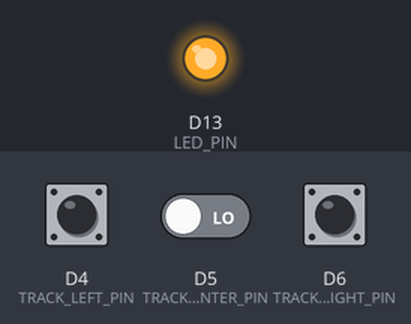
Recording of a sketch running on a simulated STM32 Nucleo. Parts: output pins drawn as LEDs (lit = HIGH). The test bench sets the inputs (shaded band); at power-on: D4 (TRACK_LEFT_PIN) LOW, D5 (TRACK_CENTER_PIN) LOW, D6 (TRACK_RIGHT_PIN) LOW. What the sketch prints to the serial monitor is not drawn.

Above: at 2.2 s.
2.3 s: D4 (TRACK_LEFT_PIN) pulled HIGH for 0.15 s
3.9 s: D5 (TRACK_CENTER_PIN) driven HIGH
5.9 s: D6 (TRACK_RIGHT_PIN) pulled HIGH for 0.15 s
7.5 s: D4 (TRACK_LEFT_PIN) pulled HIGH for 1 s
10.0 s: D4 (TRACK_LEFT_PIN) driven HIGH and D6 (TRACK_RIGHT_PIN) driven HIGH
At 11.2 s:
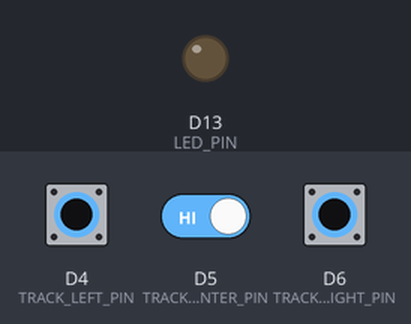
12.0 s: D4 (TRACK_LEFT_PIN) driven LOW
At 12.7 s:
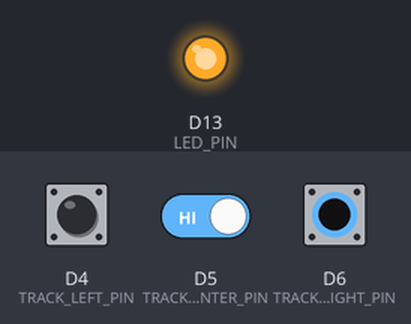
Timing chart, 0 to 14.5 s (numbered marks = the images above; inputs shaded):
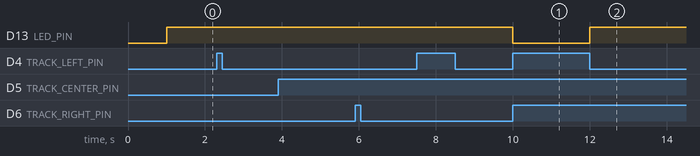

The sketch:

tracking_module.ino
```cpp
/*
 * ============================================================================
 * 트래킹 모듈 테스트 코드 (Line Tracking Sensor Module Test)
 * ============================================================================
 * 보드: NUCLEO-F103RB (STM32F103RBT6)
 * 환경: Arduino IDE with STM32duino
 *
 * 핀 연결 (3채널 트래킹 센서 기준):
 *   트래킹 모듈      NUCLEO-F103RB
 *   ------------    -------------
 *   VCC         ->  5V
 *   GND         ->  GND
 *   L (왼쪽)    ->  D4 (PB5)
 *   C (중앙)    ->  D5 (PB4)
 *   R (오른쪽)  ->  D6 (PB10)
 *
 * 동작 설명:
 *   - 적외선 반사를 이용한 라인 감지
 *   - 검은색 라인: LOW 출력 (적외선 흡수)
 *   - 흰색 바닥: HIGH 출력 (적외선 반사)
 *   - 라인 트레이서 로봇에 활용
 *
 * 센서 특징:
 *   - TCRT5000 적외선 센서 기반
 *   - 감지 거리: 1~25mm
 *   - 가변저항으로 감도 조절 가능
 * ============================================================================
 */

// 핀 정의 (3채널 트래킹 센서)
#define TRACK_LEFT_PIN    PB5    // D4 - 왼쪽 센서
#define TRACK_CENTER_PIN  PB4    // D5 - 중앙 센서
#define TRACK_RIGHT_PIN   PB10   // D6 - 오른쪽 센서
#define LED_PIN           LED_BUILTIN  // 내장 LED

// 라인 감지 상태 정의
#define LINE_DETECTED     0      // 검은색 라인 감지 (LOW)
#define NO_LINE           1      // 흰색 바닥 (HIGH)

// 이동 방향 열거형
enum Direction {
    STOP,
    FORWARD,
    TURN_LEFT,
    TURN_RIGHT,
    SHARP_LEFT,
    SHARP_RIGHT,
    LINE_LOST
};

// 센서 상태 구조체
struct TrackingSensorState {
    bool left;
    bool center;
    bool right;
};

// 변수
TrackingSensorState sensorState;
Direction currentDirection = STOP;
unsigned long lastPrintTime = 0;

void setup() {
    // 시리얼 통신 초기화
    Serial.begin(115200);
    while (!Serial) {
        ; // 시리얼 포트 연결 대기
    }

    // 핀 설정
    pinMode(TRACK_LEFT_PIN, INPUT);
    pinMode(TRACK_CENTER_PIN, INPUT);
    pinMode(TRACK_RIGHT_PIN, INPUT);
    pinMode(LED_PIN, OUTPUT);

    Serial.println("================================================");
    Serial.println("  트래킹 모듈 테스트 (Line Tracking Sensor)");
    Serial.println("================================================");
    Serial.println("보드: NUCLEO-F103RB");
    Serial.println("왼쪽 센서: PB5 (D4)");
    Serial.println("중앙 센서: PB4 (D5)");
    Serial.println("오른쪽 센서: PB10 (D6)");
    Serial.println("------------------------------------------------");
    Serial.println("검은색 라인 = 감지 (LOW)");
    Serial.println("흰색 바닥   = 미감지 (HIGH)");
    Serial.println("================================================");
    Serial.println();

    delay(1000);
}

void loop() {
    // 센서 값 읽기
    readSensors();

    // 방향 결정
    currentDirection = determineDirection();

    // LED 표시 (라인 감지 시 점등)
    if (sensorState.left || sensorState.center || sensorState.right) {
        digitalWrite(LED_PIN, HIGH);
    } else {
        digitalWrite(LED_PIN, LOW);
    }

    // 시리얼 출력 (100ms 간격)
    if (millis() - lastPrintTime >= 100) {
        lastPrintTime = millis();
        printStatus();
    }
}

// 센서 값 읽기
void readSensors() {
    // LOW = 라인 감지, HIGH = 라인 없음
    sensorState.left = (digitalRead(TRACK_LEFT_PIN) == LINE_DETECTED);
    sensorState.center = (digitalRead(TRACK_CENTER_PIN) == LINE_DETECTED);
    sensorState.right = (digitalRead(TRACK_RIGHT_PIN) == LINE_DETECTED);
}

// 방향 결정 (라인 트레이서 로직)
Direction determineDirection() {
    // 센서 상태에 따른 방향 결정
    // L C R -> 동작
    // 0 0 0 -> LINE_LOST (라인 이탈)
    // 0 0 1 -> SHARP_RIGHT (급우회전)
    // 0 1 0 -> FORWARD (직진)
    // 0 1 1 -> TURN_RIGHT (우회전)
    // 1 0 0 -> SHARP_LEFT (급좌회전)
    // 1 0 1 -> FORWARD (직진 - 교차로)
    // 1 1 0 -> TURN_LEFT (좌회전)
    // 1 1 1 -> FORWARD (직진 - 넓은 라인 또는 교차로)

    int sensorValue = (sensorState.left << 2) | (sensorState.center << 1) | sensorState.right;

    switch (sensorValue) {
        case 0b000: return LINE_LOST;     // 0 0 0
        case 0b001: return SHARP_RIGHT;   // 0 0 1
        case 0b010: return FORWARD;       // 0 1 0
        case 0b011: return TURN_RIGHT;    // 0 1 1
        case 0b100: return SHARP_LEFT;    // 1 0 0
        case 0b101: return FORWARD;       // 1 0 1 (교차로)
        case 0b110: return TURN_LEFT;     // 1 1 0
        case 0b111: return FORWARD;       // 1 1 1 (넓은 라인)
        default:    return STOP;
    }
}

// 상태 출력
void printStatus() {
    // 센서 상태 시각화
    Serial.print("센서: [");
    Serial.print(sensorState.left ? "■" : "□");
    Serial.print("|");
    Serial.print(sensorState.center ? "■" : "□");
    Serial.print("|");
    Serial.print(sensorState.right ? "■" : "□");
    Serial.print("]");

    // Raw 값 출력
    Serial.print("  L:");
    Serial.print(sensorState.left ? "1" : "0");
    Serial.print(" C:");
    Serial.print(sensorState.center ? "1" : "0");
    Serial.print(" R:");
    Serial.print(sensorState.right ? "1" : "0");

    // 방향 출력
    Serial.print("  -> ");
    Serial.print(getDirectionString(currentDirection));

    // 방향 화살표
    Serial.print("  ");
    printDirectionArrow(currentDirection);

    Serial.println();
}

// 방향 문자열 반환
const char* getDirectionString(Direction dir) {
    switch (dir) {
        case STOP:        return "정지      ";
        case FORWARD:     return "직진      ";
        case TURN_LEFT:   return "좌회전    ";
        case TURN_RIGHT:  return "우회전    ";
        case SHARP_LEFT:  return "급좌회전  ";
        case SHARP_RIGHT: return "급우회전  ";
        case LINE_LOST:   return "라인이탈  ";
        default:          return "알수없음  ";
    }
}

// 방향 화살표 출력
void printDirectionArrow(Direction dir) {
    switch (dir) {
        case FORWARD:     Serial.print("    ↑    "); break;
        case TURN_LEFT:   Serial.print("  ↖      "); break;
        case TURN_RIGHT:  Serial.print("      ↗  "); break;
        case SHARP_LEFT:  Serial.print("←        "); break;
        case SHARP_RIGHT: Serial.print("        →"); break;
        case LINE_LOST:   Serial.print("    ?    "); break;
        default:          Serial.print("    ●    "); break;
    }
}

// 센서 보정 함수 (사용 전 호출)
void calibrateSensors() {
    Serial.println("------------------------------------------------");
    Serial.println("센서 보정 시작...");
    Serial.println("1. 센서를 흰색 바닥 위에 놓으세요.");
    delay(3000);

    int whiteLeft = digitalRead(TRACK_LEFT_PIN);
    int whiteCenter = digitalRead(TRACK_CENTER_PIN);
    int whiteRight = digitalRead(TRACK_RIGHT_PIN);

    Serial.println("2. 센서를 검은색 라인 위에 놓으세요.");
    delay(3000);

    int blackLeft = digitalRead(TRACK_LEFT_PIN);
    int blackCenter = digitalRead(TRACK_CENTER_PIN);
    int blackRight = digitalRead(TRACK_RIGHT_PIN);

    Serial.println("보정 결과:");
    Serial.print("  왼쪽 - 흰색: ");
    Serial.print(whiteLeft);
    Serial.print(", 검은색: ");
    Serial.println(blackLeft);

    Serial.print("  중앙 - 흰색: ");
    Serial.print(whiteCenter);
    Serial.print(", 검은색: ");
    Serial.println(blackCenter);

    Serial.print("  오른쪽 - 흰색: ");
    Serial.print(whiteRight);
    Serial.print(", 검은색: ");
    Serial.println(blackRight);

    Serial.println("------------------------------------------------");
}

// 단일 센서 테스트 함수
void testSingleSensor(int pin, const char* name) {
    int value = digitalRead(pin);
    Serial.print(name);
    Serial.print(": ");
    Serial.println(value == LINE_DETECTED ? "라인 감지" : "라인 없음");
}
```

Measured:
- after the input at 2.3 s, every drawn part: stays the same
- after the input at 3.9 s, every drawn part: stays the same
- after the input at 5.9 s, every drawn part: stays the same
- after the input at 7.5 s, every drawn part: stays the same
- after the input at 10.0 s, D13 (LED_PIN): HIGH → LOW at once
- after the input at 12.0 s, D13 (LED_PIN): LOW → HIGH at once
